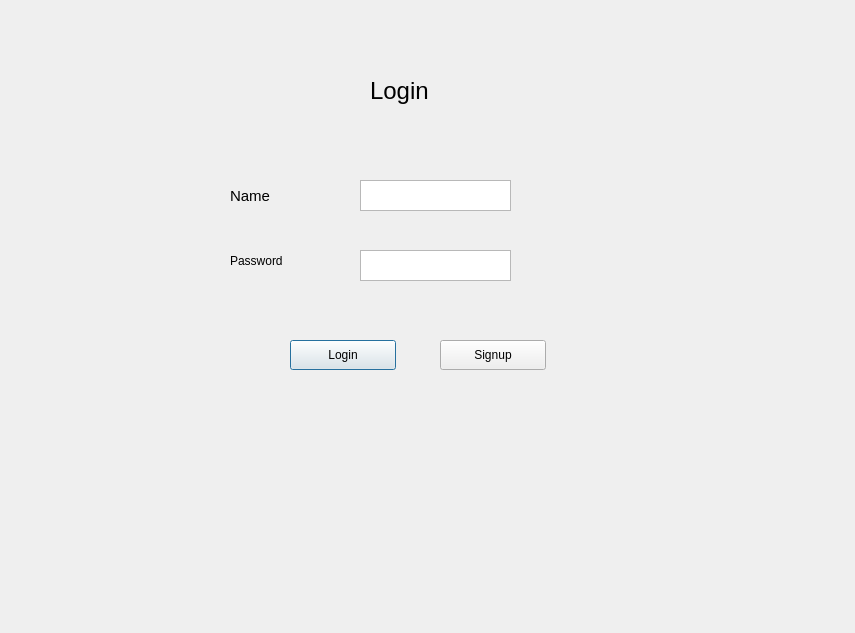
<?xml version="1.0" encoding="UTF-8"?>
<ui version="4.0">
 <class>Dialog</class>
 <widget class="QDialog" name="Dialog">
  <property name="geometry">
   <rect>
    <x>0</x>
    <y>0</y>
    <width>855</width>
    <height>633</height>
   </rect>
  </property>
  <property name="windowTitle">
   <string>Dialog</string>
  </property>
  <widget class="QLabel" name="Login_head">
   <property name="geometry">
    <rect>
     <x>370</x>
     <y>70</y>
     <width>91</width>
     <height>41</height>
    </rect>
   </property>
   <property name="font">
    <font>
     <pointsize>18</pointsize>
    </font>
   </property>
   <property name="text">
    <string>Login</string>
   </property>
  </widget>
  <widget class="QLabel" name="Name">
   <property name="geometry">
    <rect>
     <x>230</x>
     <y>180</y>
     <width>91</width>
     <height>31</height>
    </rect>
   </property>
   <property name="font">
    <font>
     <pointsize>11</pointsize>
    </font>
   </property>
   <property name="text">
    <string>Name</string>
   </property>
  </widget>
  <widget class="QLabel" name="Password">
   <property name="geometry">
    <rect>
     <x>230</x>
     <y>250</y>
     <width>80</width>
     <height>21</height>
    </rect>
   </property>
   <property name="text">
    <string>Password</string>
   </property>
  </widget>
  <widget class="QPushButton" name="Login">
   <property name="geometry">
    <rect>
     <x>290</x>
     <y>340</y>
     <width>106</width>
     <height>30</height>
    </rect>
   </property>
   <property name="text">
    <string>Login</string>
   </property>
  </widget>
  <widget class="QPushButton" name="Signup">
   <property name="geometry">
    <rect>
     <x>440</x>
     <y>340</y>
     <width>106</width>
     <height>30</height>
    </rect>
   </property>
   <property name="text">
    <string>Signup</string>
   </property>
  </widget>
  <widget class="QTextEdit" name="textEdit">
   <property name="geometry">
    <rect>
     <x>360</x>
     <y>180</y>
     <width>151</width>
     <height>31</height>
    </rect>
   </property>
  </widget>
  <widget class="QTextEdit" name="textEdit_2">
   <property name="geometry">
    <rect>
     <x>360</x>
     <y>250</y>
     <width>151</width>
     <height>31</height>
    </rect>
   </property>
  </widget>
  <widget class="QLabel" name="label_pic">
   <property name="geometry">
    <rect>
     <x>630</x>
     <y>40</y>
     <width>181</width>
     <height>101</height>
    </rect>
   </property>
   <property name="text">
    <string>&lt;html&gt;&lt;head/&gt;&lt;body&gt;&lt;p&gt;&lt;br/&gt;&lt;/p&gt;&lt;/body&gt;&lt;/html&gt;</string>
   </property>
  </widget>
 </widget>
 <resources/>
 <connections/>
</ui>
